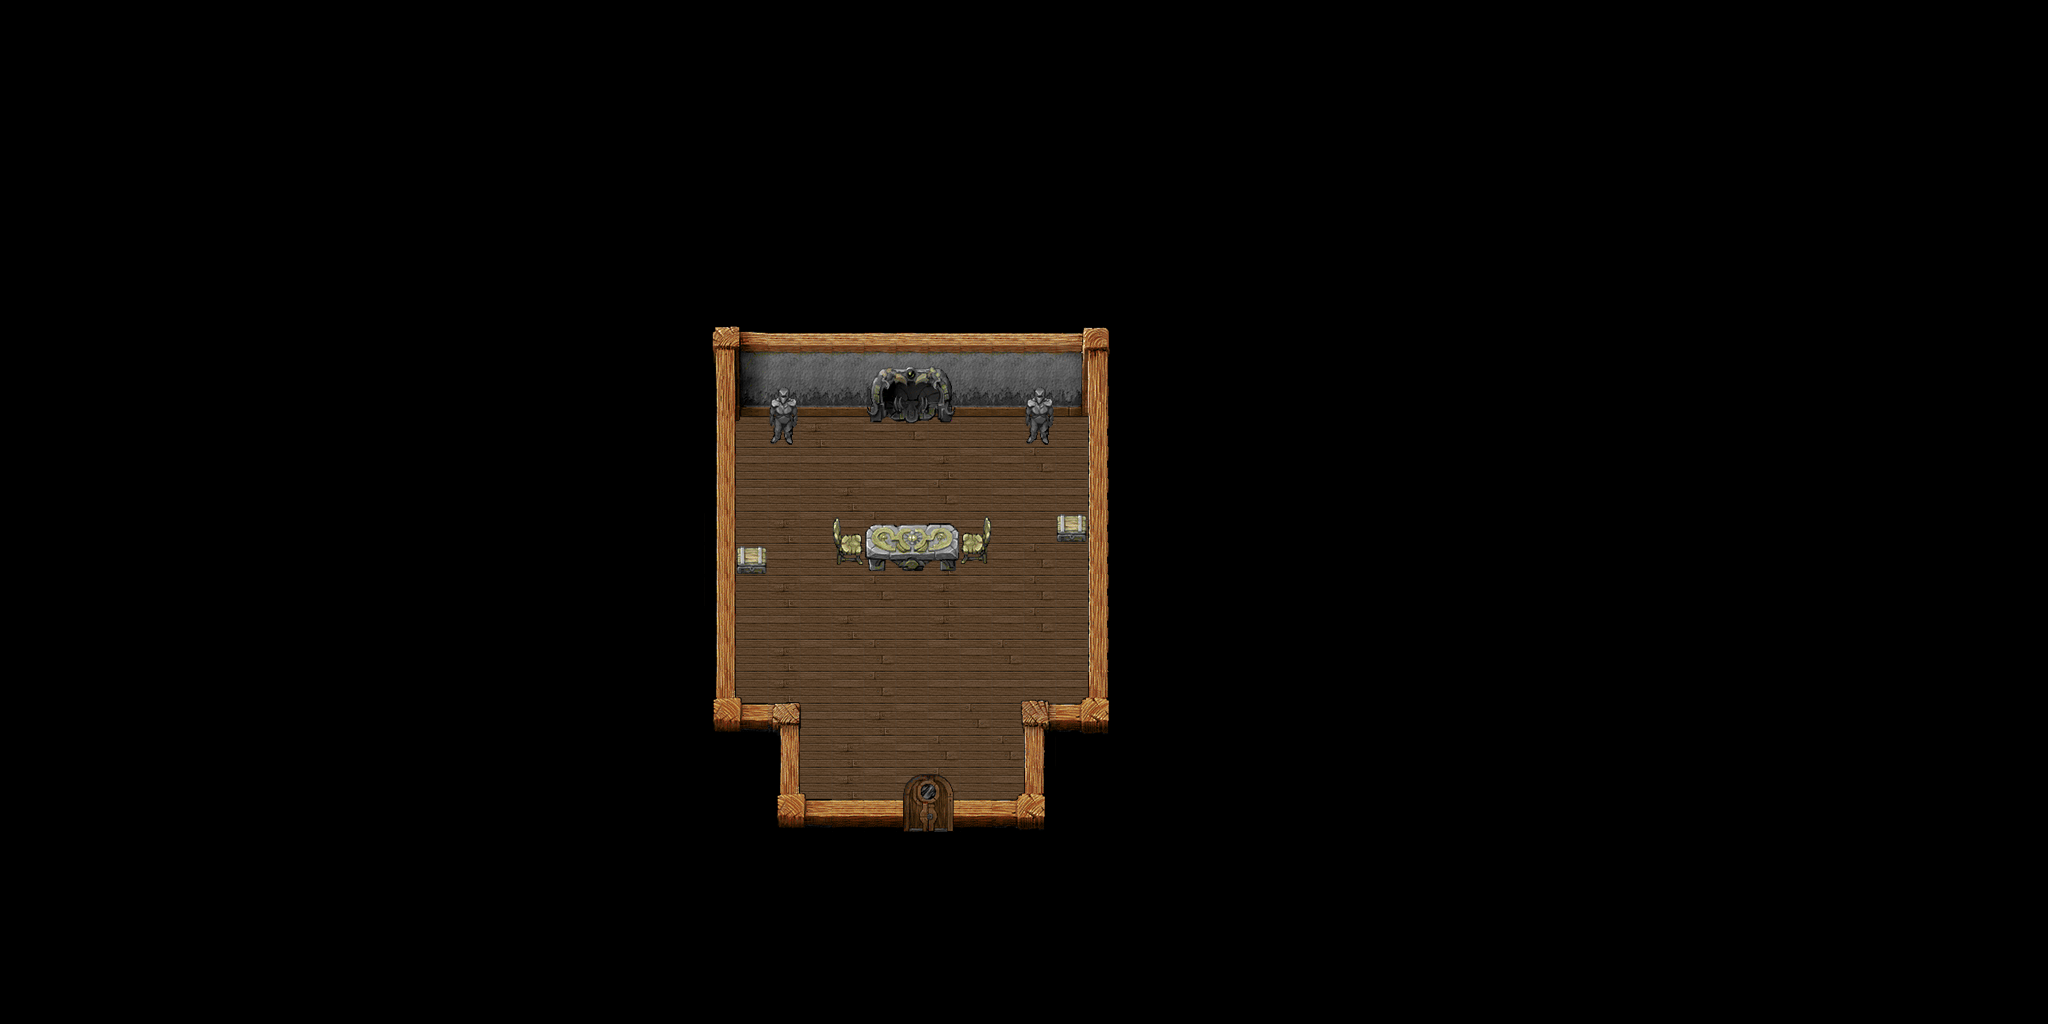

A 2D game scene composited from a Tiled map and its tileset images. What follows is a short description and the map's XML, with each tile layer's data collapsed to a summary:
An orthogonal 64x32 tile map with 32x32 px tiles, 6 tile layers (bornaapp_path, floor, walls, door1, ...), 5 tilesets and 15 objects (narutu_start, vendor_start, vendor_stop, exit).

<map version="1.0" orientation="orthogonal" renderorder="right-down" width="64" height="32" tilewidth="32" tileheight="32" nextobjectid="30">
 <tileset firstgid="1" name="VILINT" tilewidth="32" tileheight="32">
  <image source="Tiles/VILINT.png" width="512" height="384" />
 </tileset>
 <tileset firstgid="193" name="VILFLR" tilewidth="32" tileheight="32">
  <image source="Tiles/VILFLR.png" width="512" height="384" />
 </tileset>
 <tileset firstgid="385" name="TOWNDOOR" tilewidth="32" tileheight="32">
  <image source="Tiles/TOWNDOOR.png" width="512" height="384" />
 </tileset>
 <tileset firstgid="577" name="KITCHEN" tilewidth="32" tileheight="32">
  <image source="Tiles/KITCHEN.png" width="512" height="384" />
 </tileset>
 <tileset firstgid="769" name="bench" tilewidth="32" tileheight="32">
  <image source="Tiles/bench.png" width="512" height="384" />
 </tileset>
 <layer name="bornaapp_path" width="64" height="32">
  <data>[2048 cells, 31 non-empty, 1 distinct tile ids]</data>
 </layer>
 <layer name="floor" width="64" height="32">
  <data>[2048 cells, 121 non-empty, 5 distinct tile ids]</data>
 </layer>
 <layer name="walls" width="64" height="32">
  <data>[2048 cells, 97 non-empty, 43 distinct tile ids]</data>
 </layer>
 <layer name="door1" width="64" height="32">
  <data>[2048 cells, 4 non-empty, 4 distinct tile ids]</data>
 </layer>
 <layer name="door2" width="64" height="32">
  <data>[2048 cells, 4 non-empty, 4 distinct tile ids]</data>
 </layer>
 <layer name="decorations" width="64" height="32">
  <data>[2048 cells, 27 non-empty, 23 distinct tile ids]</data>
 </layer>
 <objectgroup color="#ff0000" name="bornaapp_collision">
  <object id="5" x="740" y="349.333" width="345.333" height="58.6667" />
  <object id="6" x="772" y="410.667" width="22.6667" height="32" />
  <object id="7" x="1028" y="409.333" width="21.3333" height="34.6667" />
  <object id="8" x="1060" y="518.667" width="21.3333" height="18.6667" />
  <object id="9" x="741.333" y="552" width="20" height="14.6667" />
  <object id="10" x="836" y="522.667" width="153.333" height="42.6667" />
  <object id="12" x="700" y="318.667" width="34.6667" height="429.333" />
  <object id="13" x="738.667" y="705.333" width="56" height="136" />
  <object id="14" x="1088" y="321.333" width="81.3333" height="413.333" />
  <object id="16" x="1024" y="704" width="57.3333" height="130.667" />
  <object id="17" x="798.667" y="798.667" width="214.667" height="37.3333" />
 </objectgroup>
 <objectgroup color="#ffff00" name="bornaapp_checkpoints">
  <object id="18" name="narutu_start" x="904" y="678.667" />
  <object id="22" name="vendor_start" x="991" y="467" />
  <object id="23" name="vendor_stop" x="786.333" y="629.333" />
 </objectgroup>
 <objectgroup color="#00aaff" name="bornaapp_portals">
  <object id="28" name="exit" x="859" y="771" width="139" height="42" />
 </objectgroup>
</map>
